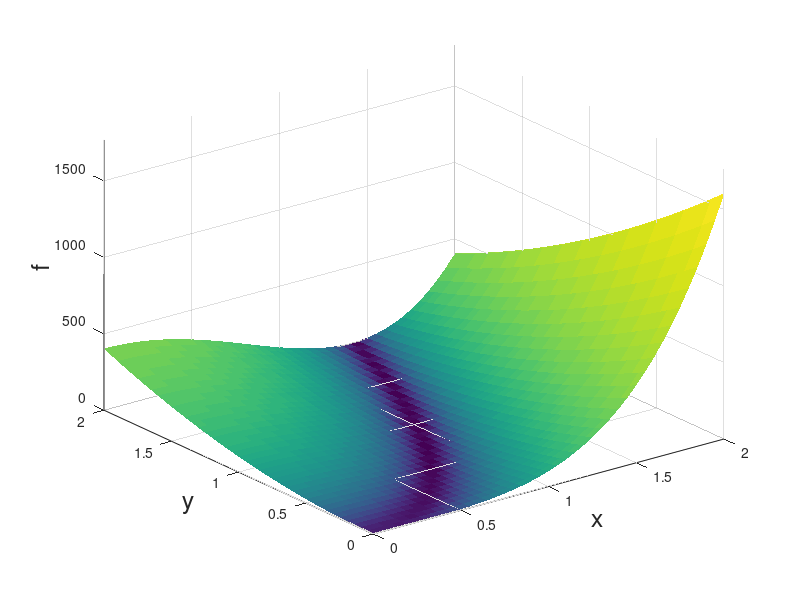

The MATLAB script that drew this image:
close all;
hfig = figure(1);

s = 0.05;
x_min = 0;
x_max = 2;
y_min = 0;
y_max = 2;
X = [x_min : s : x_max+s];
Y = [y_min : s : y_max+s];
XC = X;
YC = Y;
[X, Y] = meshgrid(X, Y);
Z = (1-X).^2 + 100*(Y-X.^2).^2;

% Use log scale of Z for a batter usage of the color spectrum  
minZ = min(Z(:));  
maxZ = max(Z(:));
C = minZ + (maxZ-minZ).*log(1+Z-minZ)./log(1+maxZ-minZ); 
% See
% http://stackoverflow.com/questions/5073865/how-to-color-surface-with-stronger-contrast
% for how to color a surface with a even stronger contrast.   
% The method is as follows:
%C = Z;
%[~, index] = sort(C(:));
%C(index) = 1 : numel(index);

surf(X, Y, Z, C, 'EdgeColor', 'none', 'LineStyle', 'none');
%contour(X,Y,Z,40);
grid on;
colormap = jet;
 
axis([x_min, x_max, y_min, y_max, 0, maxZ]);
xlabel('x', 'fontsize', 18);
ylabel('y', 'fontsize', 18);
zlabel('f', 'fontsize', 18);
 
% Note that the `-dsvg' option is only supported for Simulink systems
print(hfig, '-dsvg', 'rosenbrock');
% To produce eps and pdf, use the following code. Notice that `epstopdf' may not work on Windows. 
% With octave 3.8.1, the pdf does not look very nice --- it is full of "scratches". 
%print(hfig, '-depsc', 'rosenbrock');
%system('epstopdf rosenbrock.eps');

%{
[fx,fy] = gradient(Z,0.05);
x0 = 10;
y0 = 0;
t = (XC == x0) & (YC == y0);
indt = find(t);
f_grad = [fx(indt) fy(indt)];
%}